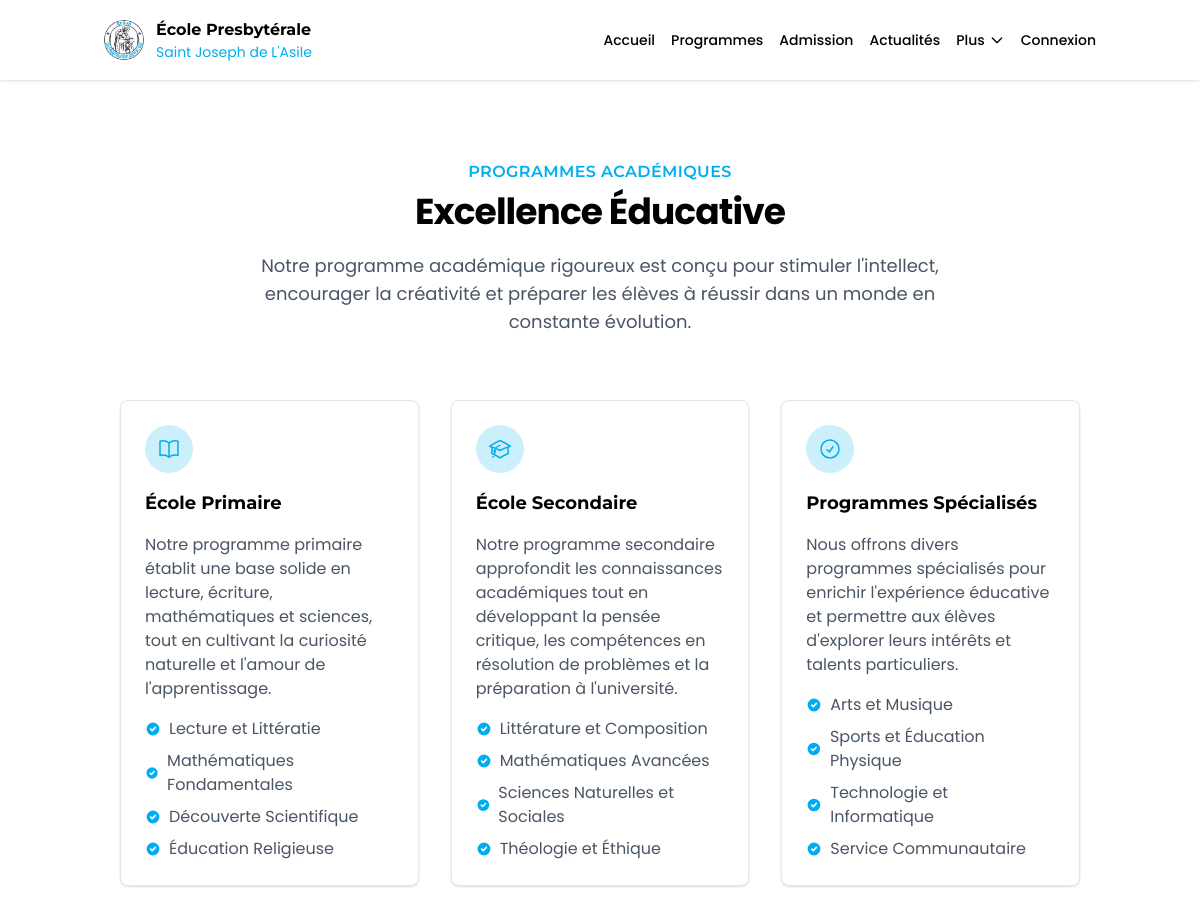
Page /programmes (upper part) on the earlier database version.
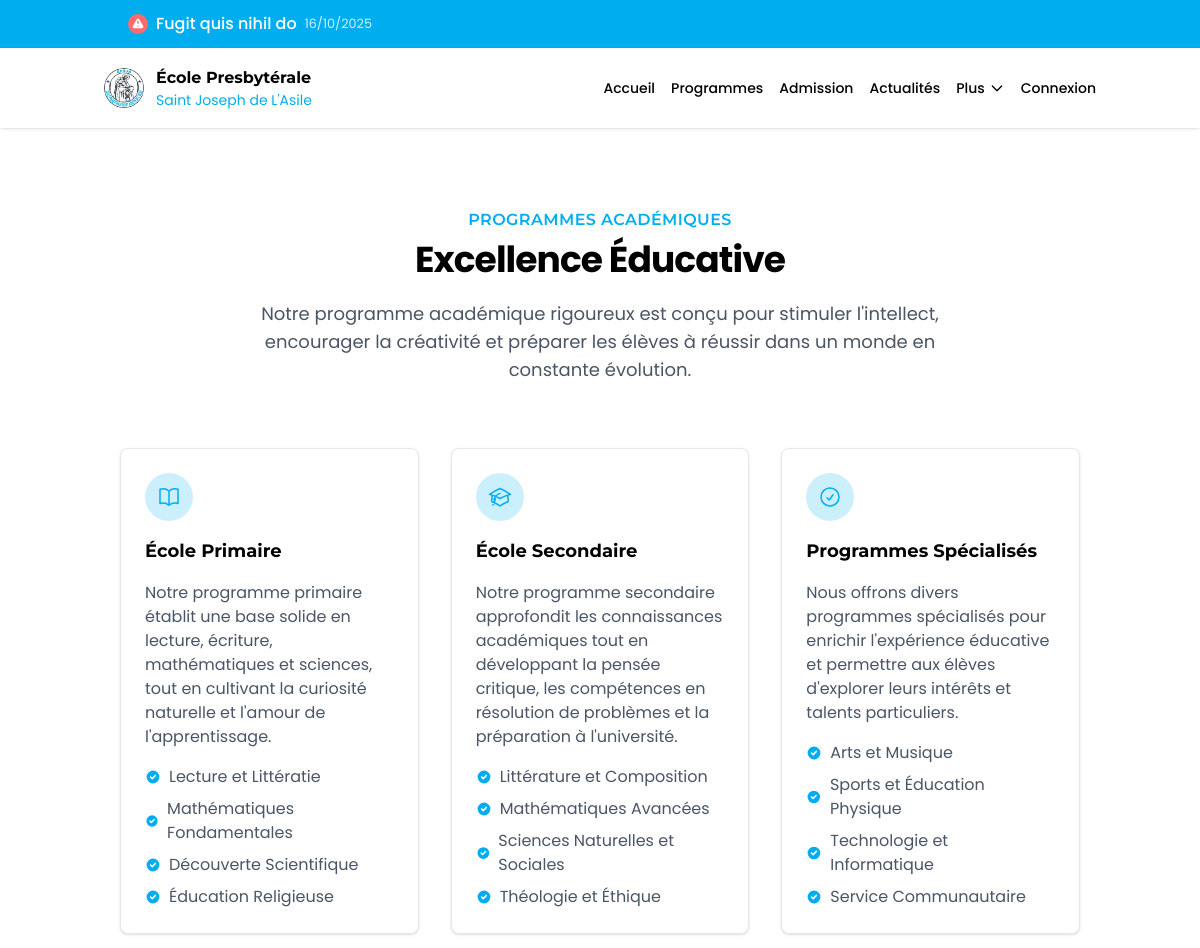
Same page on the later database version.
### models.py (models this page shows, shortened)
class Annonce(db.Model):
    __tablename__ = 'annonces'
    id = db.Column(db.Integer, primary_key=True)
    titre = db.Column(db.String(100), nullable=False)
    contenu = db.Column(db.Text, nullable=False)
    date_creation = db.Column(db.DateTime, default=datetime.now)
    date_expiration = db.Column(db.Date)
    public = db.Column(db.Boolean, default=True)
    important = db.Column(db.Boolean, default=False)

### app.py (the view)
@app.route('/programmes')
def programmes():
    return render_template('website/programmes.html')

### templates/website/programmes.html (shortened to what the changed rows need)
{% extends "base.html" %}
{% block content %}
<main class="flex-grow">
    <section id="academics" class="py-20 bg-white">
        <div class="container mx-auto px-4 sm:px-6 lg:px-8">
           <div class="text-center">
              <h2 class="text-base font-semibold uppercase tracking-wide text-[#00AEEF]">Programmes Académiques</h2>
           </div>
        </div>
     </section>
</main>
{% endblock %}

### templates/base.html (shortened to what the changed rows need)
<html lang="en">
   <head>
      <script src="https://cdn.jsdelivr.net/npm/@tailwindcss/browser@4"></script>
      <link href="https://unpkg.com/aos@2.3.1/dist/aos.css" rel="stylesheet">
   </head>
   <body>
      <div id="root" class="overflow-y-hidden">
         {% if annonces and annonces|length > 0 %}
         <div class="ticker-wrap w-full">
            <div class="ticker container mx-auto">
               <div class="ticker-track" id="ticker-track">
                  {% for annonce in annonces %}
                  <div class="ticker-item">
                     <a href="{{ url_for('communication.details_annonce', annonce_id=annonce.id) }}" class="ticker-link">
                        {% if annonce.important is defined and annonce.important %}
                        <span class="ticker-icon important">
                        </span>
                        {% else %}
                        <span class="ticker-icon">
                           <svg xmlns="http://www.w3.org/2000/svg" viewBox="0 0 20 20" fill="currentColor">
                              <path fill-rule="evenodd" d="M18 3a1 1 0 00-1.447-.894L8.763 6H5a3 3 0 000 6h.28l1.771 5.316A1 1 0 008 18h1a1 1 0 001-1v-4.382l6.553 3.276A1 1 0 0018 15V3z" clip-rule="evenodd" />
                           </svg>
                        </span>
                        {% endif %}
                        <span class="ticker-title">{{ annonce.titre }}</span>
                        <span class="ticker-date">{{ annonce.date_creation.strftime('%d/%m/%Y') }}</span>
                     </a>
                  </div>
                  {% endfor %}
               </div>
            </div>
         </div>
         {% endif %}
         <header class="sticky top-0 z-50 w-full bg-white/90 backdrop-blur-md shadow-sm zindex-1000">
            <div class="container mx-auto px-4">
               <div class="flex h-20 items-center justify-between">
                     <div class="flex items-center flex-shrink-0">
                        <a href="#" class="flex items-center">
                           <div class="ml-3">
                              <h1 class="text-sm font-bold text-black md:text-base whitespace-nowrap">École Presbytérale</h1>
                           </div>
                        </a>
                     </div>
                  </div>
               </div>
            </header>
            {% block content %}
            {% endblock %}
      </div>
   </body>
</html>

Differences in the rows shown:
added Annonce: important True (drawn), titre "Fugit quis nihil do", date_creation "16/10/2025"
